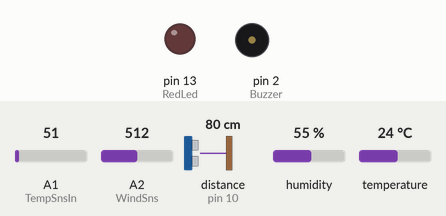
A sketch run on a simulated Arduino Uno, built with avr-gcc and run on an emulated ATmega328P. Shown: output pins drawn as LEDs (lit = HIGH), buzzer (waves = sounding). Wiring (inferred from the names in the program): ultrasonic range finder: trigger pin 9; echo pin 10. The inputs (shaded band) are chosen by the test bench; at power-on: distance to the obstacle (sensor on pin 10) 80 cm, A1 (TempSnsIn) = 51, A2 (WindSns) = 512, humidity 55 %, temperature 24 °C. The echo pulse lasts 58.3 µs per cm; pins used as bus, display or sensor lines are not drawn; what the sketch prints to the serial monitor is not drawn.

Above: at 4.2 s.
4.3 s: distance to the obstacle (sensor on pin 10) set to 2 cm
At 9.6 s:
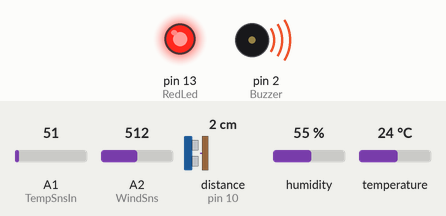
At 11.0 s:
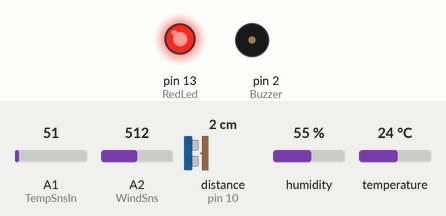
Timing chart, 0 to 22.6 s (numbered marks = the images above; inputs shaded):
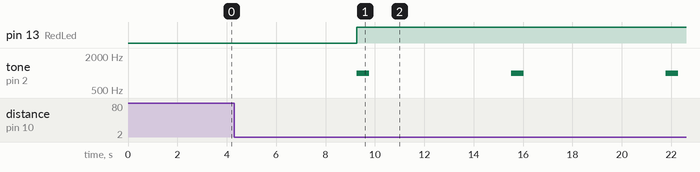

The sketch:

WeatherWithLM35_DHT22.ino
```cpp
/* ΜΕΤΕΩΡΟΛΟΓΙΚΟΣ ΣΤΑΘΜΟΣ ΜΕ ARDUINO
 *  2o ΓΥΜΝΑΣΙΟ ΣΑΜΟΥ
 *
 *  Χρησιμοποιεί:
 *  τον αισθητήρα DHT22 για εξωτερική θερμοκρασία & υγρασία (Digital pin 3)
 *  τον αισθητήρα LM35 για εσωτερική θερμοκρασία (Analog pin 1)
 *  τον αισθητήρα υπερήχων HC-SR04 για τη βροχή - χαλάζι (Digital pins 9, 10)
 *  ένα μικρομοτερ ως ανεμογεννήτρια (Analog pin 2)
 *
 *  Χρησιμοποιεί τη βιβλιοθήκη για τον DHT-22 από εδώ:
 *  http://www.ardumotive.com/how-to-use-dht-22-sensor-en.html
 */

// Βιβλιοθήκες
#include <dht.h>;
dht DHT;

// Σταθερές
#define AlarmTemp 29
#define Buzzer 2
#define RedLed 13

#define DHT22_PIN 3

#define trigPin 9
#define echoPin 10

// Εσωτερικός αισθητήρας θερμοκρασίας LM35 (μαύρος)
#define TempSnsIn 1

// Ανεμογεννήτρια
#define WindSns 2

// Μεταβλητές
int val_in; // η εσωτερική θερμοκρασία
int wind_val; // μέτρηση ανέμου

float hum;  //Stores humidity value
float temp; //Stores temperature value

long duration;
int distance, initialDistance, currentDistance, i;

void setup()
{
Serial.begin(9600);
pinMode(RedLed, OUTPUT);

pinMode(trigPin, OUTPUT); // Sets the trigPin as an Output
pinMode(echoPin, INPUT); // Sets the echoPin as an Input

initialDistance = getDistance();
delay(3000);
}

void loop()
{

// Διάβασε τη θερμοκρασία του εσωτερικού αισθητήρα
val_in = analogRead(TempSnsIn);
float mv = ( val_in/1024.0)*5000;
float TempIn = mv/10; // Εσωτερική θερμοκρασία σε oC.

float farh = (TempIn*9)/5 + 32; // Τύπος μετατροπής Κελσίου σε Φαρεναιτ
currentDistance = getDistance();


// Διάβασε τιμή mV για την ανεμογεννήτρια
wind_val = analogRead(WindSns);
float wind_v = ( wind_val/1024.0)*100;

// Εαν ανιχνεύσει θερμοκρασία μεγαλύτερη από 29oC τότε ανάβει το LED και κάνει ήχο το buzzer
if (TempIn > AlarmTemp) {
  digitalWrite(RedLed, HIGH); // άναψε το κόκκινο LED
  tone(Buzzer, 1000, 500); // παίξε ήχο στο buzzer
  }
  else {
    digitalWrite(RedLed, LOW); // σβήσε το κόκκινο LED
  }

// Εαν ανιχνεύσει απόσταση διαφορετική από αυτή της αρχικοποιήσης σημαίνει ότι έχει παρεμβληθεί
// εμπόδιο όπως πχ βροχή - χαλαζόπτωση οπότε ανάβει το LED και κάνει ήχο το buzzer
if (currentDistance != initialDistance) {
  digitalWrite(RedLed, HIGH); // άναψε το κόκκινο LED
  tone(Buzzer, 1000, 500); // παίξε ήχο στο buzzer
  }
  else {
    digitalWrite(RedLed, LOW); // σβήσε το κόκκινο LED
  }

// Διάβασε τιμή από τον εξωτερικό αισθητήρα
int chk = DHT.read22(DHT22_PIN);
//Read data and store it to variables hum and temp
hum = DHT.humidity;
temp= DHT.temperature;
//Print temp and humidity values to serial monitor
Serial.print("Υγρασία: ");
Serial.print(hum);
Serial.print(" %, Θερμοκρ Εξωτ: ");
Serial.print(temp);
Serial.println(" *C  ");

Serial.print("Θερμοκρασία Εντός = ");
Serial.print(TempIn);
Serial.print("*C  ");
Serial.print(farh);
Serial.print("*F");
Serial.println();

Serial.print("Αισθ. Απόστασης χαλάζι/βροχή = ");
Serial.println();
Serial.print("Τρέχουσα απόσταση εκ.  ");
Serial.print(currentDistance);
Serial.println();

Serial.print("Αρχική απόσταση ");
Serial.print(initialDistance);
Serial.println();

Serial.print("Ταχύτητα Ανέμου ");
Serial.print(wind_v);
Serial.println();

Serial.print("=================");
Serial.println();

delay(6000); // Μετρήσεις κάθε 6 δευτερόλεπτα (Καθυστέρηση)

}

// Custom function for the Ultrasonic sensor
long getDistance(){

  // Clears the trigPin
  digitalWrite(trigPin, LOW);
  delayMicroseconds(2);
  // Sets the trigPin on HIGH state for 10 micro seconds
  digitalWrite(trigPin, HIGH);
  delayMicroseconds(10);
  digitalWrite(trigPin, LOW);

  // Reads the echoPin, returns the sound wave travel time in microseconds
  duration = pulseIn(echoPin, HIGH);

  // Calculating the distance
  distance = duration*0.034/2;
  return distance;
}
```

Measured:
- after the input at 4.3 s, pin 13 (RedLed): LOW → HIGH after 5.0 s; tone on pin 2 (Buzzer): alternates 1000 Hz for 0.50 s and silent for 5.8 s, starting after 5.0 s
